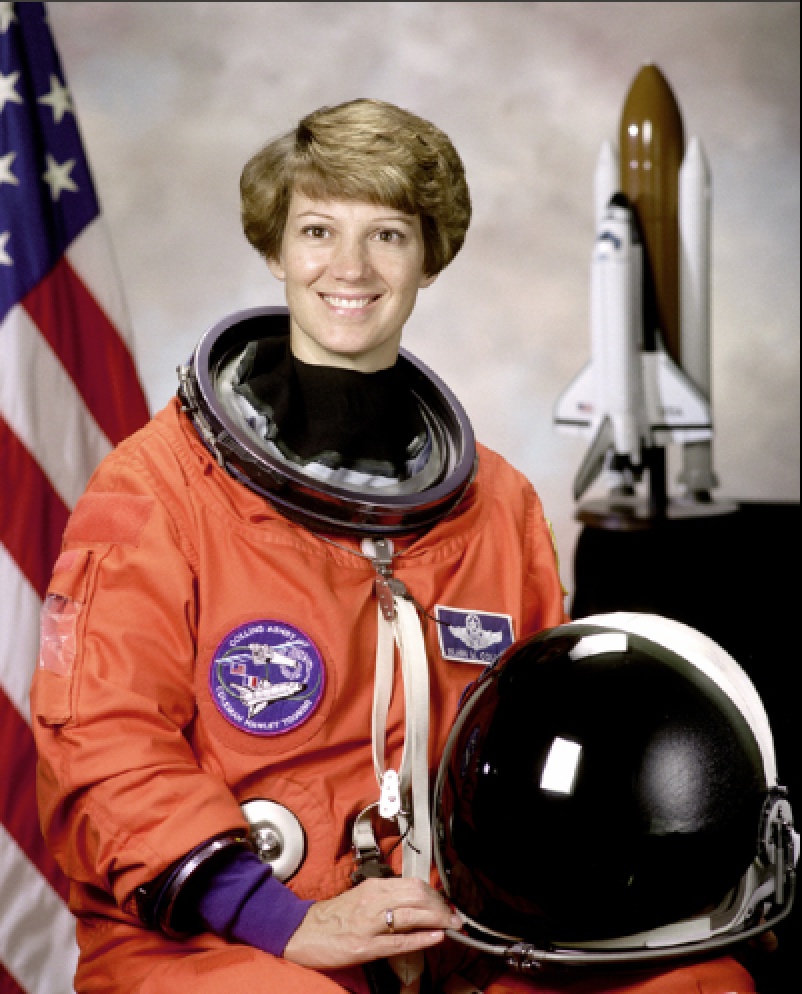
#> input picture POS/SkinDetector/tests/test_image.png, 802 x 994 px, given in place of the camera
$ python WebCam.py
#> lines starting #> are read from the running program, lines starting #| are printed output that depends on the picture; after the words box and inside, x2 and y2 are one past the last pixel; in counts of white or black regions, pixels touching at a corner belong together
#> further down, img_col is the input picture: shape (994, 802, 3); mean B, G, R 96.4, 103.3, 136.9
### POS/SkinDetector/skin_detector/skin_detector.py
#!/usr/bin/env python
# -*- coding: utf-8 -*-
__author__ = 'Will Brennan'

import logging
import cv2
import numpy

from . import scripts

logger = logging.getLogger('main')

# Masking 1 with pixels, which are in the range
def get_hsv_mask(img, debug=False):
#> called with debug = False
    assert isinstance(img, numpy.ndarray), 'image must be a numpy array'
    assert img.ndim == 3, 'skin detection can only work on color images'
    logger.debug('getting hsv mask')

    lower_thresh = numpy.array([0, 50, 0], dtype=numpy.uint8)
    upper_thresh = numpy.array([120, 150, 255], dtype=numpy.uint8)

    # Convert RGB to HSV
    img_hsv = cv2.cvtColor(img, cv2.COLOR_RGB2HSV)
#> img_hsv: shape (994, 802, 3); mean H, S, V 103, 88.9, 138.3
    # if the pixel value in the range, it gives 255(white) ,or 0(black) - Extact pixels in the range
    msk_hsv = cv2.inRange(img_hsv, lower_thresh, upper_thresh)
#> msk_hsv: shape (994, 802); 11.6% white; 877 white regions (647 under 20 px), largest, box (x1, y1, x2, y2) and area: (240, 98, 464, 380) 33072, (284, 858, 516, 966) 10968, (22, 252, 182, 526) 5888

    # Masking with extracted pixels
    msk_hsv[msk_hsv < 128] = 0
    msk_hsv[msk_hsv >= 128] = 1
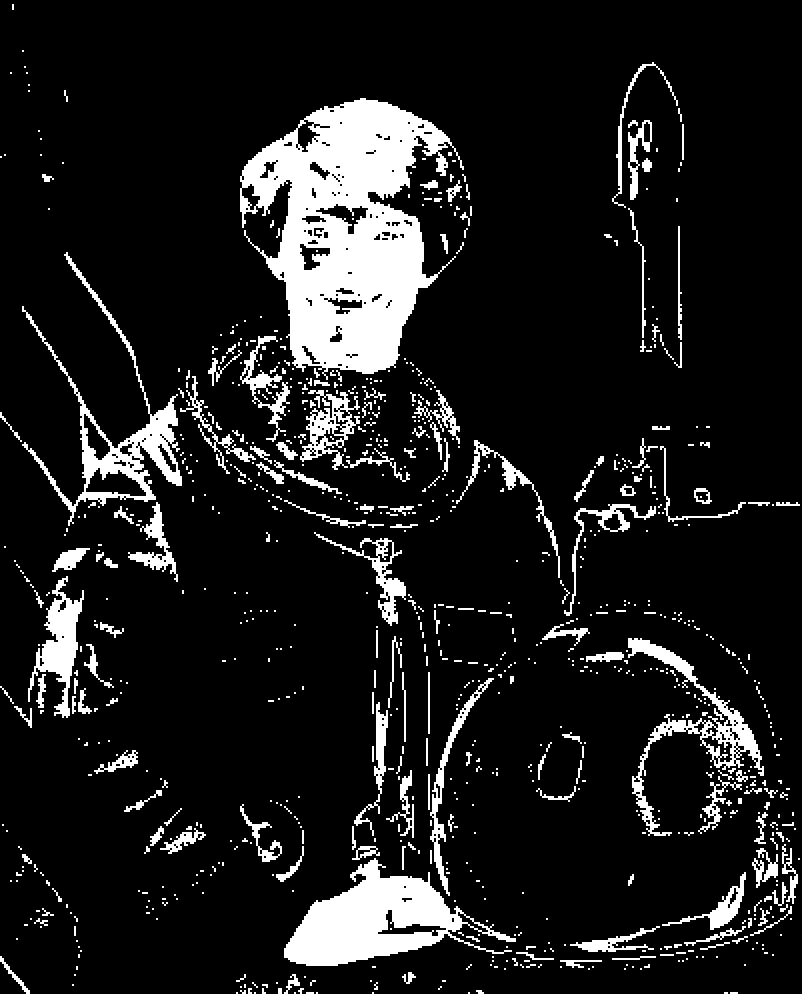
#> msk_hsv: shape (994, 802); values 0 (black) and 1 (white), 11.6% white; 877 white regions (647 under 20 px), largest, box (x1, y1, x2, y2) and area: (240, 98, 464, 380) 33072, (284, 858, 516, 966) 10968, (22, 252, 182, 526) 5888

    if debug:
        scripts.display('input', img)
        scripts.display('mask_hsv', msk_hsv)

    return msk_hsv.astype(float)


def get_rgb_mask(img, debug=False):
#> called with debug = False
    assert isinstance(img, numpy.ndarray), 'image must be a numpy array'
    assert img.ndim == 3, 'skin detection can only work on color images'
    logger.debug('getting rgb mask')

    # set the range
    lower_thresh = numpy.array([45, 52, 108], dtype=numpy.uint8)
    upper_thresh = numpy.array([255, 255, 255], dtype=numpy.uint8)

    # if the pixel value in the range, it gives 255(white) ,or 0(black)
    mask_a = cv2.inRange(img, lower_thresh, upper_thresh)
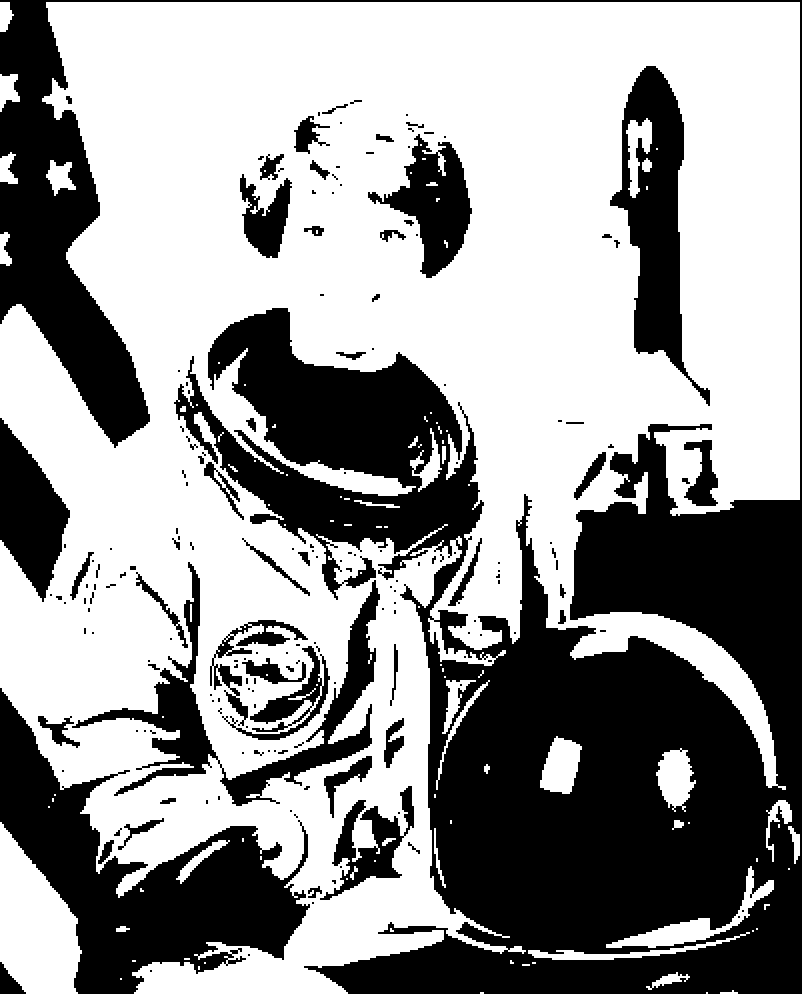
#> mask_a: shape (994, 802); 59.5% white; 185 black regions (117 under 20 px), largest, box (x1, y1, x2, y2) and area: (0, 0, 802, 994) 226788, (0, 688, 310, 994) 35240, (610, 66, 710, 406) 13396
    mask_b = 255 * ((img[:, :, 2] - img[:, :, 1]) / 20)

    mask_c = 255 * ((numpy.max(img, axis=2) - numpy.min(img, axis=2)) / 20)
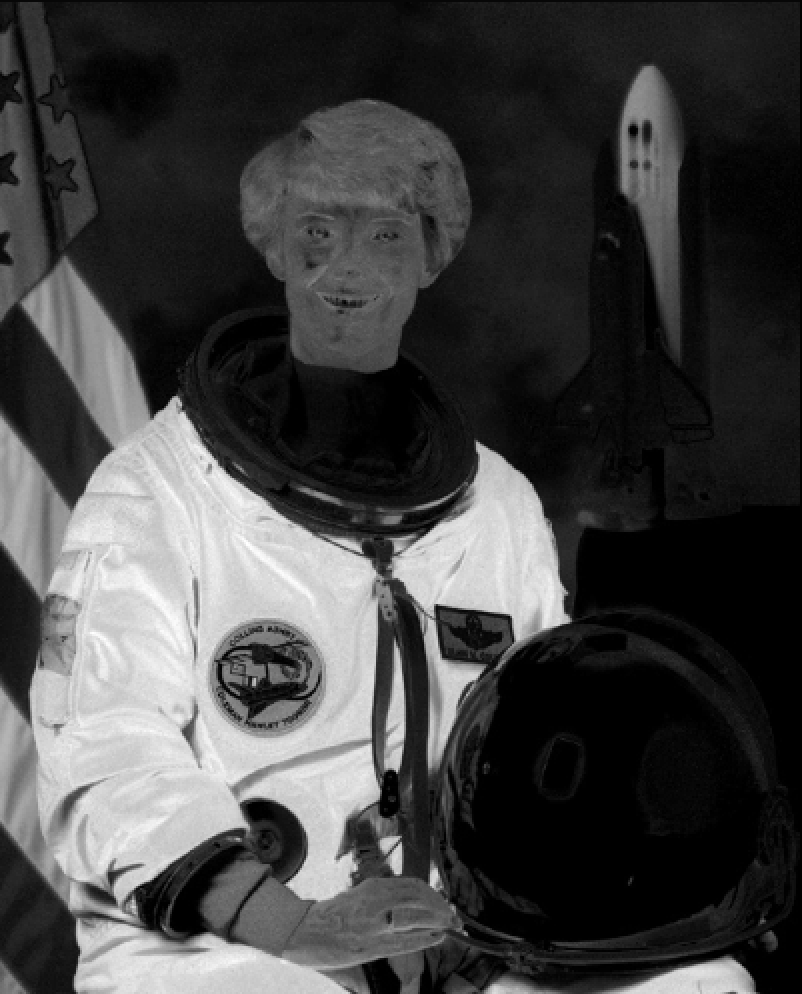
#> mask_c: shape (994, 802) float64; min 0, max 2193, mean 575.4; drawn with min black and max white
    # msk_rgb = cv2.bitwise_and(mask_c, cv2.bitwise_and(mask_a, mask_b))
    mask_d = numpy.bitwise_and(numpy.uint64(mask_a), numpy.uint64(mask_b))
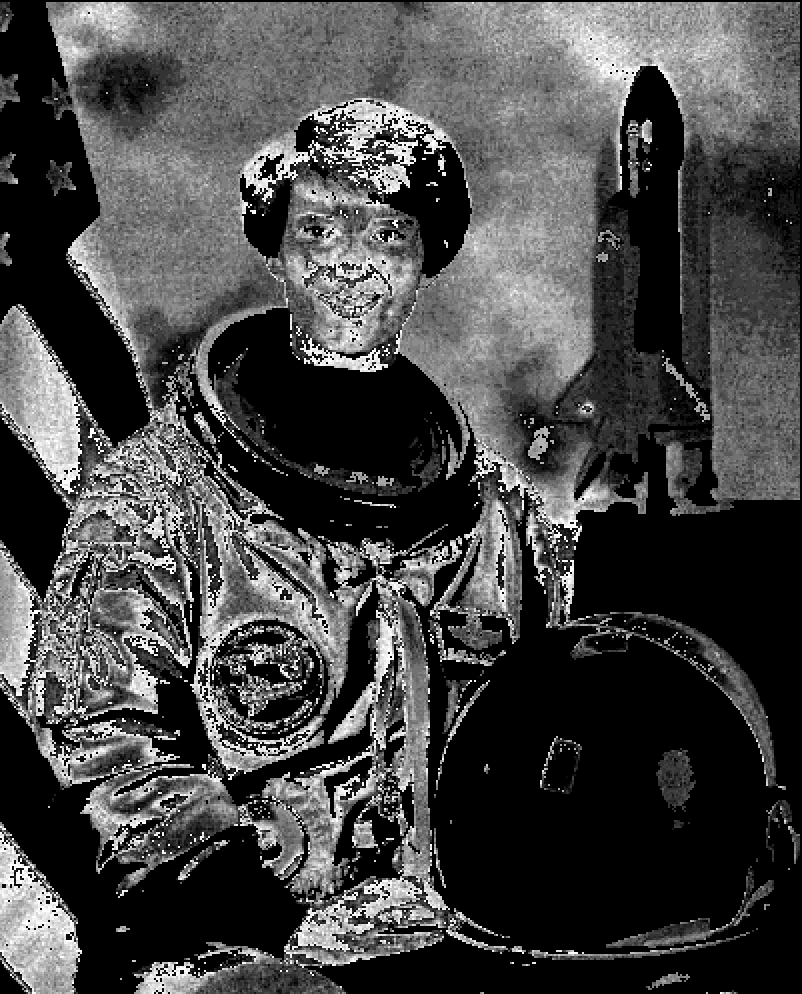
#> mask_d: shape (994, 802) uint64; min 0, max 255, mean 70

    msk_rgb = numpy.bitwise_and(numpy.uint64(mask_c), numpy.uint64(mask_d))

    msk_rgb[msk_rgb < 128] = 0
#> msk_rgb: shape (994, 802) uint64; 106 distinct labels, from 0 to 255
    msk_rgb[msk_rgb >= 128] = 1
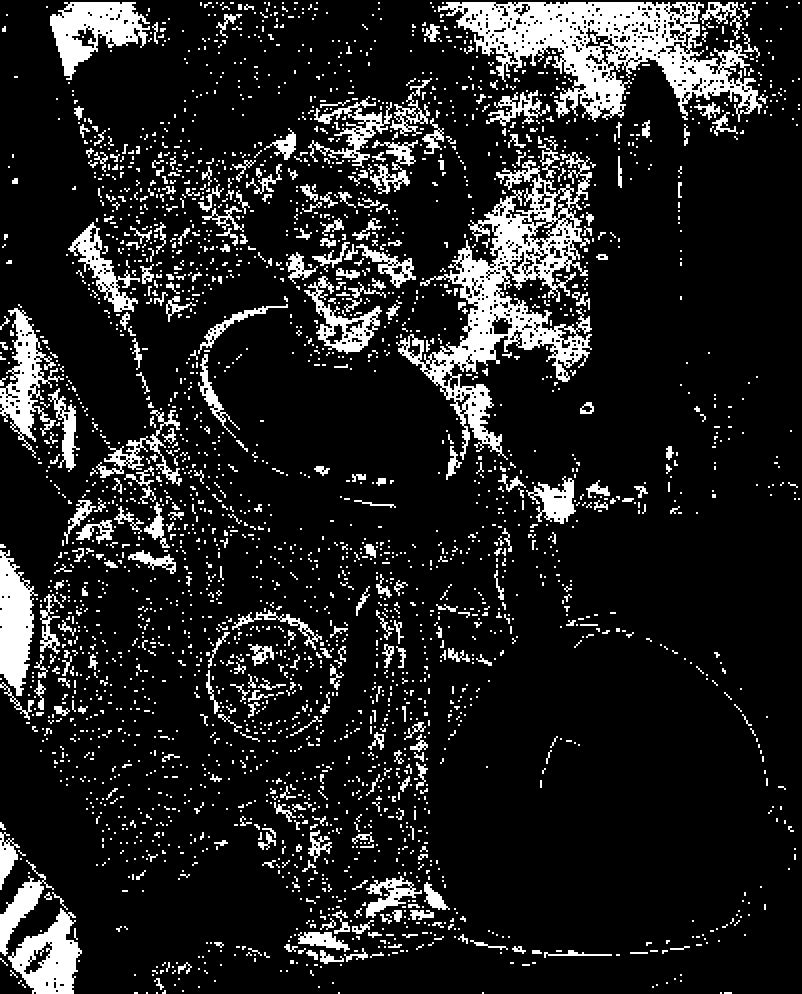
#> msk_rgb: shape (994, 802) uint64; values 0 (black) and 1 (white), 13.3% white; 2922 white regions (2431 under 20 px), largest, box (x1, y1, x2, y2) and area: (438, 2, 762, 122) 16672, (396, 152, 592, 460) 15796, (50, 2, 150, 80) 3908

    if debug:
        scripts.display('input', img)
        scripts.display('mask_rgb', msk_rgb)

    return msk_rgb.astype(float)


def get_ycrcb_mask(img, debug=False):
#> called with debug = False
    assert isinstance(img, numpy.ndarray), 'image must be a numpy array'
    assert img.ndim == 3, 'skin detection can only work on color images'
    logger.debug('getting ycrcb mask')

    lower_thresh = numpy.array([90, 100, 130], dtype=numpy.uint8)
    upper_thresh = numpy.array([230, 120, 180], dtype=numpy.uint8)

    img_ycrcb = cv2.cvtColor(img, cv2.COLOR_RGB2YCR_CB)
#> img_ycrcb: shape (994, 802, 3); mean of channels 0, 1, 2 105.1, 121.8, 146
    msk_ycrcb = cv2.inRange(img_ycrcb, lower_thresh, upper_thresh)
#> msk_ycrcb: shape (994, 802); 6.8% white; 391 white regions (320 under 20 px), largest, box (x1, y1, x2, y2) and area: (242, 98, 452, 372) 30480, (284, 844, 464, 966) 10004, (372, 574, 406, 790) 2552

    msk_ycrcb[msk_ycrcb < 128] = 0
    msk_ycrcb[msk_ycrcb >= 128] = 1

    if debug:
        scripts.display('input', img)
        scripts.display('mask_ycrcb', msk_ycrcb)

    return msk_ycrcb.astype(float)


def grab_cut_mask(img_col, mask, debug=False):
    assert isinstance(img_col, numpy.ndarray), 'image must be a numpy array'
    assert isinstance(mask, numpy.ndarray), 'mask must be a numpy array'
    assert img_col.ndim == 3, 'skin detection can only work on color images'
    assert mask.ndim == 2, 'mask must be 2D'

    kernel = numpy.ones((50, 50), numpy.float32) / (50 * 50)
    dst = cv2.filter2D(mask, -1, kernel)
    dst[dst != 0] = 255
    free = numpy.array(cv2.bitwise_not(dst), dtype=numpy.uint8)

    if debug:
        scripts.display('not skin', free)
        scripts.display('grabcut input', mask)

    grab_mask = numpy.zeros(mask.shape, dtype=numpy.uint8)
    grab_mask[:, :] = 2
    grab_mask[mask == 255] = 1
    grab_mask[free == 255] = 0

    if numpy.unique(grab_mask).tolist() == [0, 1]:
        logger.debug('conducting grabcut')
        bgdModel = numpy.zeros((1, 65), numpy.float64)
        fgdModel = numpy.zeros((1, 65), numpy.float64)

        if img_col.size != 0:
            mask, bgdModel, fgdModel = cv2.grabCut(img_col, grab_mask, None, bgdModel, fgdModel, 5,
                                                   cv2.GC_INIT_WITH_MASK)
            mask = numpy.where((mask == 2) | (mask == 0), 0, 1).astype(numpy.uint8)
        else:
            logger.warning('img_col is empty')

    return mask


def closing(mask):
    assert isinstance(mask, numpy.ndarray), 'mask must be a numpy array'
    assert mask.ndim == 2, 'mask must be a greyscale image'
    logger.debug("closing mask of shape {0}".format(mask.shape))

    kernel = cv2.getStructuringElement(cv2.MORPH_ELLIPSE, (5, 5))
    mask = cv2.morphologyEx(mask, cv2.MORPH_CLOSE, kernel)
    kernel = cv2.getStructuringElement(cv2.MORPH_ELLIPSE, (3, 3))
    mask = cv2.morphologyEx(mask, cv2.MORPH_OPEN, kernel, iterations=2)

    return mask


def process(img, thresh=0.5, debug=False):

    # Check if the data is color images
    assert isinstance(img, numpy.ndarray), 'image must be a numpy array'
    assert img.ndim == 3, 'skin detection can only work on color images'
    logger.debug("processing image of shape {0}".format(img.shape))

    mask_hsv = get_hsv_mask(img, debug=debug)
    mask_rgb = get_rgb_mask(img, debug=debug)
    mask_ycrcb = get_ycrcb_mask(img, debug=debug)

    n_masks = 3.0

    # Add 3 color space values and get its mean
    mask = (mask_hsv + mask_rgb + mask_ycrcb) / n_masks

    # If the mean over the threshold > 0.5, mask 255, or not 0
    mask[mask < thresh] = 0.0
    mask[mask >= thresh] = 255.0
#> mask: shape (994, 802) float64; 6.8% white; 440 white regions (349 under 20 px), largest, box (x1, y1, x2, y2) and area: (242, 98, 452, 372) 29636, (284, 870, 464, 966) 9928, (72, 394, 182, 514) 2888
    logger.debug('{0}% of the image is skin'.format(int((100.0 / 255.0) * numpy.sum(mask) / mask.size)))

    mask = mask.astype(numpy.uint8)

    mask = closing(mask)
#> in closing, `mask = cv2.morphologyEx(mask, cv2.MORPH_CLOSE, kernel)`: mask: shape (994, 802); 7.6% white; 292 white regions (215 under 20 px), largest, box (x1, y1, x2, y2) and area: (240, 98, 452, 372) 31996, (284, 870, 464, 966) 10196, (50, 394, 184, 514) 3716
#> in closing, `mask = cv2.morphologyEx(mask, cv2.MORPH_OPEN, kernel, iterations=2)`: mask: shape (994, 802); 6.6% white; 61 white regions (20 under 20 px), largest, box (x1, y1, x2, y2) and area: (242, 98, 450, 372) 31545, (284, 873, 463, 966) 10051, (91, 404, 182, 500) 3171
    mask = grab_cut_mask(img, mask, debug=debug)
#> in grab_cut_mask, `dst[dst != 0] = 255`: dst: shape (994, 802); 25.9% white; 9 white regions, largest, box (x1, y1, x2, y2) and area: (216, 75, 473, 397) 63959, (234, 523, 498, 991) 62430, (5, 381, 224, 747) 48564

    return mask

### POS/SkinDetector/skin_detector/scripts.py
#!/usr/bin/env python
# -*- coding: utf-8 -*-
__author__ = 'Will Brennan'

import os

import cv2
import numpy


# [18 lines left out: function find_images, not called in this run]


def display(title, img, max_size=200000):
#> called with title = 'img_col', max_size = 200000
    assert isinstance(img, numpy.ndarray), 'img must be a numpy array'
    assert isinstance(title, str), 'title must be a string'
    scale = numpy.sqrt(min(1.0, float(max_size) / (img.shape[0] * img.shape[1])))
#> scale = 0.501
    shape = (int(scale * img.shape[1]), int(scale * img.shape[0]))
#> shape = (401, 497)
    img = cv2.resize(img, shape)
    cv2.imshow(title, img)

### POS/SkinDetector/WebCam.py
#!/usr/bin/env python
# -*- coding: utf-8 -*-
__author__ = 'Will Brennan'

import argparse
import logging
import cv2
import skin_detector

if __name__ == '__main__':
    parser = argparse.ArgumentParser(description=__doc__)
    parser.add_argument('-b', '--debug', dest='debug', action='store_true', help='enable debug logging')
    parser.add_argument('-t', '--thresh', dest='thresh', default=0.5, type=float, help='threshold for skin mask')
    args = parser.parse_args()

    if args.debug:
        logging.basicConfig(level=logging.DEBUG)
    else:
        logging.basicConfig(level=logging.INFO)
    logger = logging.getLogger("main")

    cam = cv2.VideoCapture(0)
    logging.info("press any key to exit")

    while True:
        ret, img_col = cam.read()
        img_msk = skin_detector.process(img_col)

        skin_detector.scripts.display('img_col', img_col)
        skin_detector.scripts.display('img_msk', img_msk)
        skin_detector.scripts.display('img_skn', cv2.bitwise_and(img_col, img_col, mask=img_msk))
#> call 3 of display, with title = 'img_skn', max_size = 200000
#> in display (call 3), `img = cv2.resize(img, shape)`:
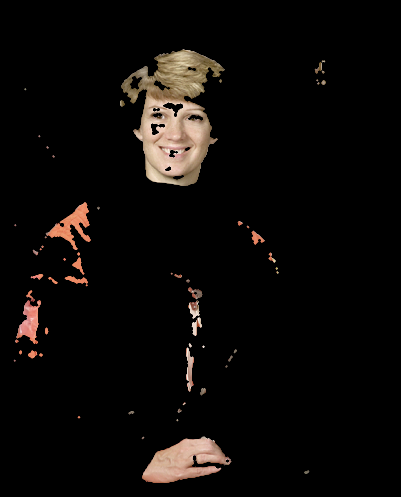
#> img: shape (497, 401, 3); mean of channels 0, 1, 2 8.1, 9.9, 12.5; drawn as B, G, R

        waitkey = cv2.waitKey(5)
#> (key Esc is pressed here)
        if waitkey != -1:
            break
